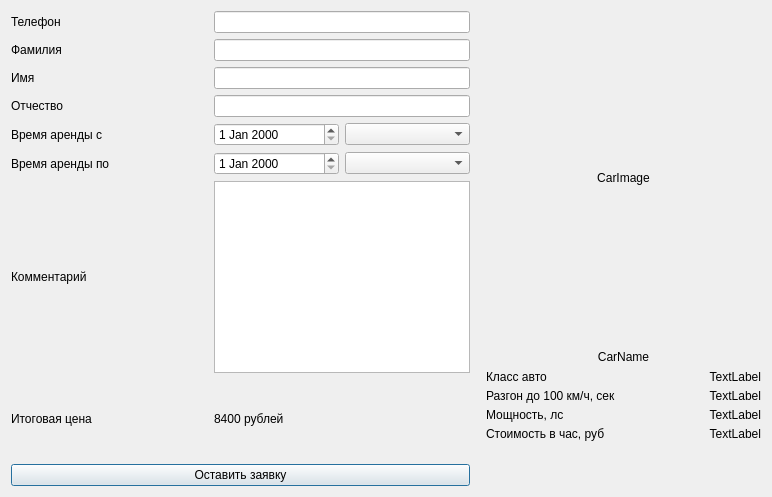
<?xml version="1.0" encoding="UTF-8"?>
<ui version="4.0">
 <class>CarReservationForm</class>
 <widget class="QDialog" name="CarReservationForm">
  <property name="geometry">
   <rect>
    <x>0</x>
    <y>0</y>
    <width>772</width>
    <height>497</height>
   </rect>
  </property>
  <property name="windowTitle">
   <string>CarRentalClient/CarOrder</string>
  </property>
  <property name="styleSheet">
   <string notr="true"/>
  </property>
  <layout class="QGridLayout" name="gridLayout_2">
   <item row="0" column="0">
    <layout class="QHBoxLayout" name="horizontalLayout" stretch="10,0,6">
     <item>
      <layout class="QGridLayout" name="gridLayout" columnstretch="1,0">
       <item row="0" column="1">
        <widget class="QLineEdit" name="phoneEdit"/>
       </item>
       <item row="0" column="0">
        <widget class="QLabel" name="label">
         <property name="text">
          <string>Телефон</string>
         </property>
        </widget>
       </item>
       <item row="5" column="1">
        <layout class="QHBoxLayout" name="horizontalLayout_3">
         <item>
          <widget class="QDateEdit" name="endLeaseDatePicker"/>
         </item>
         <item>
          <widget class="QComboBox" name="endLeaseTimePicker"/>
         </item>
        </layout>
       </item>
       <item row="4" column="1">
        <layout class="QHBoxLayout" name="horizontalLayout_2">
         <item>
          <widget class="QDateEdit" name="startLeaseDatePicker"/>
         </item>
         <item>
          <widget class="QComboBox" name="startLeaseTimePicker"/>
         </item>
        </layout>
       </item>
       <item row="5" column="0">
        <widget class="QLabel" name="label_12">
         <property name="text">
          <string>Время аренды по</string>
         </property>
        </widget>
       </item>
       <item row="1" column="0">
        <widget class="QLabel" name="label_3">
         <property name="text">
          <string>Фамилия</string>
         </property>
        </widget>
       </item>
       <item row="2" column="1">
        <widget class="QLineEdit" name="firstnameEdit"/>
       </item>
       <item row="3" column="1">
        <widget class="QLineEdit" name="patronymicEdit"/>
       </item>
       <item row="1" column="1">
        <widget class="QLineEdit" name="surnameEdit"/>
       </item>
       <item row="4" column="0">
        <widget class="QLabel" name="label_11">
         <property name="text">
          <string>Время аренды с</string>
         </property>
        </widget>
       </item>
       <item row="6" column="1">
        <widget class="QTextEdit" name="commentEdit">
         <property name="sizePolicy">
          <sizepolicy hsizetype="Fixed" vsizetype="Fixed">
           <horstretch>0</horstretch>
           <verstretch>0</verstretch>
          </sizepolicy>
         </property>
        </widget>
       </item>
       <item row="3" column="0">
        <widget class="QLabel" name="label_7">
         <property name="text">
          <string>Отчество</string>
         </property>
        </widget>
       </item>
       <item row="7" column="1">
        <widget class="QLabel" name="price">
         <property name="text">
          <string>8400 рублей</string>
         </property>
        </widget>
       </item>
       <item row="2" column="0">
        <widget class="QLabel" name="label_5">
         <property name="text">
          <string>Имя</string>
         </property>
        </widget>
       </item>
       <item row="6" column="0">
        <widget class="QLabel" name="label_13">
         <property name="text">
          <string>Комментарий</string>
         </property>
        </widget>
       </item>
       <item row="7" column="0">
        <widget class="QLabel" name="label_20">
         <property name="text">
          <string>Итоговая цена</string>
         </property>
        </widget>
       </item>
       <item row="8" column="0" colspan="2">
        <widget class="QPushButton" name="sendOrder">
         <property name="text">
          <string>Оставить заявку</string>
         </property>
        </widget>
       </item>
      </layout>
     </item>
     <item>
      <spacer name="horizontalSpacer">
       <property name="orientation">
        <enum>Qt::Horizontal</enum>
       </property>
       <property name="sizeType">
        <enum>QSizePolicy::Fixed</enum>
       </property>
       <property name="sizeHint" stdset="0">
        <size>
         <width>10</width>
         <height>20</height>
        </size>
       </property>
      </spacer>
     </item>
     <item>
      <layout class="QVBoxLayout" name="verticalLayout_2" stretch="1,0,0">
       <item>
        <widget class="QLabel" name="CarImage">
         <property name="text">
          <string>CarImage</string>
         </property>
         <property name="alignment">
          <set>Qt::AlignCenter</set>
         </property>
        </widget>
       </item>
       <item>
        <widget class="QLabel" name="carName">
         <property name="text">
          <string>CarName</string>
         </property>
         <property name="alignment">
          <set>Qt::AlignHCenter|Qt::AlignTop</set>
         </property>
        </widget>
       </item>
       <item>
        <layout class="QFormLayout" name="formLayout_5">
         <property name="verticalSpacing">
          <number>5</number>
         </property>
         <item row="0" column="0">
          <widget class="QLabel" name="label_14">
           <property name="text">
            <string>Класс авто</string>
           </property>
          </widget>
         </item>
         <item row="0" column="1">
          <widget class="QLabel" name="carClass">
           <property name="text">
            <string>TextLabel</string>
           </property>
           <property name="alignment">
            <set>Qt::AlignRight|Qt::AlignTrailing|Qt::AlignVCenter</set>
           </property>
          </widget>
         </item>
         <item row="1" column="0">
          <widget class="QLabel" name="label_16">
           <property name="text">
            <string>Разгон до 100 км/ч, сек</string>
           </property>
          </widget>
         </item>
         <item row="1" column="1">
          <widget class="QLabel" name="carAceleration">
           <property name="text">
            <string>TextLabel</string>
           </property>
           <property name="alignment">
            <set>Qt::AlignRight|Qt::AlignTrailing|Qt::AlignVCenter</set>
           </property>
          </widget>
         </item>
         <item row="2" column="0">
          <widget class="QLabel" name="label_18">
           <property name="text">
            <string>Мощность, лс</string>
           </property>
          </widget>
         </item>
         <item row="2" column="1">
          <widget class="QLabel" name="carPower">
           <property name="text">
            <string>TextLabel</string>
           </property>
           <property name="alignment">
            <set>Qt::AlignRight|Qt::AlignTrailing|Qt::AlignVCenter</set>
           </property>
          </widget>
         </item>
         <item row="3" column="0">
          <widget class="QLabel" name="label_2">
           <property name="text">
            <string>Стоимость в час, руб</string>
           </property>
          </widget>
         </item>
         <item row="3" column="1">
          <widget class="QLabel" name="carPrice">
           <property name="text">
            <string>TextLabel</string>
           </property>
           <property name="alignment">
            <set>Qt::AlignRight|Qt::AlignTrailing|Qt::AlignVCenter</set>
           </property>
          </widget>
         </item>
         <item row="4" column="0">
          <spacer name="verticalSpacer">
           <property name="orientation">
            <enum>Qt::Vertical</enum>
           </property>
           <property name="sizeHint" stdset="0">
            <size>
             <width>20</width>
             <height>40</height>
            </size>
           </property>
          </spacer>
         </item>
        </layout>
       </item>
      </layout>
     </item>
    </layout>
   </item>
  </layout>
 </widget>
 <resources/>
 <connections/>
</ui>
